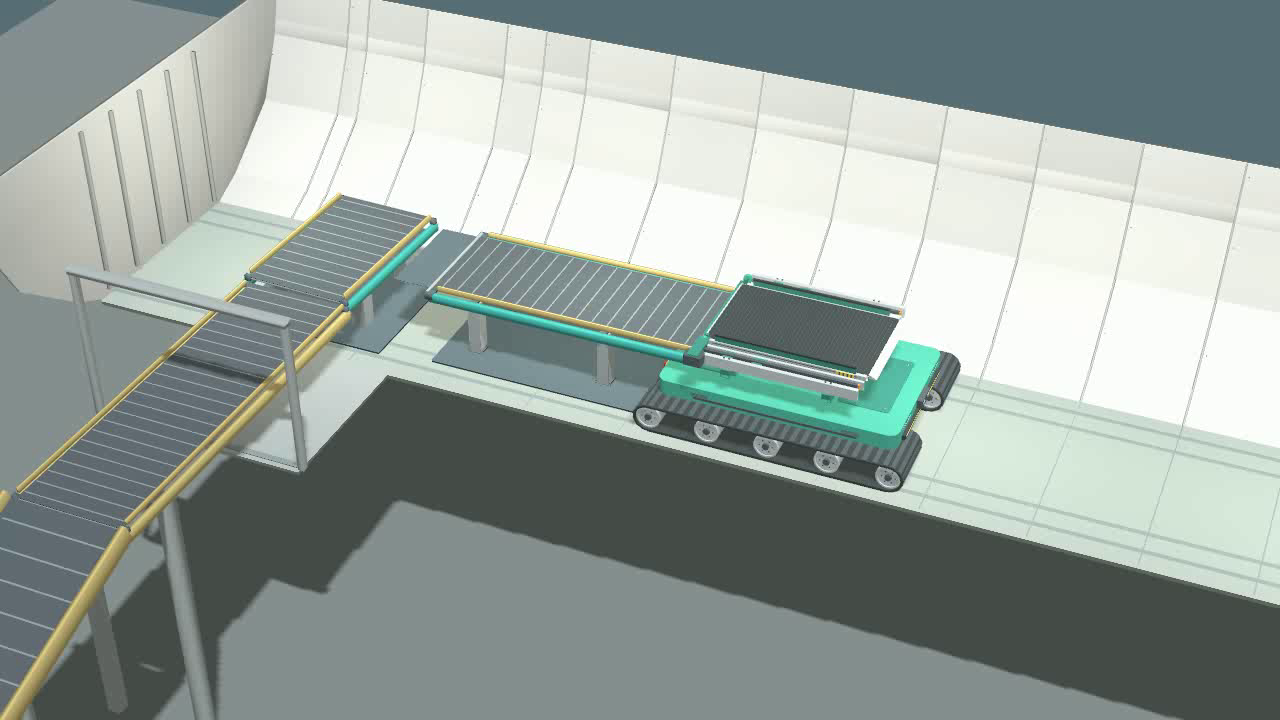
#> input picture frame 0 of archives/storyboard-media/seg02_opt_a/camera_wide_iso.mp4, 1280 x 720 px
$ python render_segment_02_organized.py
#> lines starting #> are read from the running program, lines starting #| are printed output that depends on the picture
#!/usr/bin/env python3
"""Render storyboard Segment 2 (Controlled 1-by-1 Baggage Organizing & Stacking).
Option A: 2-Column x 3-Tier Cargo Hold Matrix.

Composites the master wide isometric viewpoint (matching BellyBot CAD review)
with optional Picture-in-Picture (PiP) inspection inset, delivering a pristine
30.0-second video with live sensor telemetry:
- Live running stopwatch (00:00.0 -> 00:30.0)
- Live active action indicator tracking each bag & stow cell
- Real-time kinematic telemetry (Mast Lift, Yaw Angle, Reach Extension, Pitch Angle, Conveyor & Tray Belts)
- Dynamic baggage counter (0/6 -> 6/6 [COMPLETE])
- Validated throughput badge (12.0 BAGS/MIN [TARGET >= 12: PASS])
- Professional top and bottom telemetry letterbox bands
"""

import argparse
import json
import math
import sys
from pathlib import Path
import cv2
import numpy as np

def draw_hud(frame, t_sec, total_sec, telem=None, view_label="WIDE ISOMETRIC OVERVIEW", width=1280, height=720):
    canvas = frame.copy()
    if canvas.shape[1] != width or canvas.shape[0] != height:
        canvas = cv2.resize(canvas, (width, height))

    # 1. Top telemetry band (Semi-transparent dark slate)
    overlay = canvas[:58].copy()
    cv2.rectangle(overlay, (0, 0), (width, 58), (12, 14, 18), -1)
    canvas[:58] = cv2.addWeighted(overlay, 0.85, canvas[:58], 0.15, 0)
    cv2.line(canvas, (0, 58), (width, 58), (40, 180, 240), 2)

    # 2. Bottom telemetry band (Semi-transparent dark slate, height 96px)
    b_top = height - 96
    overlay = canvas[b_top:].copy()
    cv2.rectangle(overlay, (0, 0), (width, 96), (12, 14, 18), -1)
    canvas[b_top:] = cv2.addWeighted(overlay, 0.85, canvas[b_top:], 0.15, 0)
    cv2.line(canvas, (0, b_top), (width, b_top), (40, 180, 240), 2)

    # Top Title
    cv2.putText(canvas, "BELLYBOT DOCKSTACK C v3 | OPTION A: 2-COL x 3-TIER STACKING", (24, 38),
                cv2.FONT_HERSHEY_SIMPLEX, 0.65, (255, 255, 255), 2, cv2.LINE_AA)

    # Camera View Badge
    cv2.putText(canvas, f"TELEMETRY: ONLINE  |  VIEW: {view_label}", (width - 550, 38),
                cv2.FONT_HERSHEY_SIMPLEX, 0.52, (100, 220, 255), 2, cv2.LINE_AA)

    # Live Stopwatch
    mins = int(t_sec) // 60
    secs = int(t_sec) % 60
    fraction = int((t_sec - int(t_sec)) * 10)
    time_str = f"TIME: {mins:02d}:{secs:02d}.{fraction:01d}"

    # Extract or synthesize telemetry data
    if telem is not None:
        bag_idx = telem.get("bag_idx", 1)
        bag_label = telem.get("bag_label", "Bag")
        bag_desc = telem.get("bag_desc", "")
        phase = telem.get("phase", "NOMINAL")
        lift_mm = telem.get("lift_mm", 0.0)
        yaw_deg = telem.get("yaw_deg", 0.0)
        reach_m = telem.get("reach_m", 0.0)
        pitch_deg = telem.get("pitch_deg", 0.0)
        conveyor_mps = telem.get("conveyor_mps", 0.85)
        tray_mps = telem.get("tray_belt_mps", 0.0)
        stowed_count = telem.get("stowed_count", 0)
        rate_bpm = telem.get("rate_bpm", 12.0)
    else:
        bag_idx = min(6, int(t_sec // 4.5) + 1)
        stowed_count = min(6, int(t_sec // 4.5))
        bag_label = f"Bag #{bag_idx}"
        bag_desc = "Option A Stowing"
        phase = "NOMINAL FLOW"
        lift_mm, yaw_deg, reach_m, pitch_deg = 0.0, 0.0, 0.0, 0.0
        conveyor_mps, tray_mps = 0.85, 0.85
        rate_bpm = 12.0

    # Format Bottom Lines
    if t_sec < 27.5:
        line1_str = f"[{bag_label}] {bag_desc}  |  PHASE: {phase}"
        rate_color = (120, 240, 140) if t_sec > 4.5 else (200, 200, 200)
    else:
        line1_str = "COMPLETE 2-COL x 3-TIER MATRIX STOWED (6 BAGS) | ZERO HUMAN IN-HOLD PRESENCE"
        rate_color = (80, 255, 120)

    # Line 2: Real-time Kinematic Telemetry
    line2_str = (f"MAST: {lift_mm:+.0f} mm  |  YAW: {yaw_deg:+.1f} deg  |  "
                 f"REACH: {reach_m:.2f} m  |  PITCH: {pitch_deg:.1f} deg  |  "
                 f"CONVEYOR: {conveyor_mps:.2f} m/s  |  TRAY: {tray_mps:.2f} m/s")

    # Line 3: Cycle Stopwatch & Throughput
    count_str = f"BAGS ORGANIZED: {stowed_count} / 6"
    if t_sec >= 27.5:
        count_str += " [COMPLETE]"
    rate_str = f"THROUGHPUT: {rate_bpm:.1f} BAGS/MIN [TARGET >= 12: PASS]"

    # Draw Text
    cv2.putText(canvas, line1_str, (24, height - 68),
                cv2.FONT_HERSHEY_SIMPLEX, 0.54, (240, 240, 240), 2, cv2.LINE_AA)

    cv2.putText(canvas, line2_str, (24, height - 40),
                cv2.FONT_HERSHEY_SIMPLEX, 0.48, (100, 220, 255), 1, cv2.LINE_AA)

    cv2.putText(canvas, time_str, (24, height - 14),
                cv2.FONT_HERSHEY_SIMPLEX, 0.58, (255, 210, 40), 2, cv2.LINE_AA)

    cv2.putText(canvas, count_str, (250, height - 14),
                cv2.FONT_HERSHEY_SIMPLEX, 0.58, (255, 255, 255), 2, cv2.LINE_AA)

    cv2.putText(canvas, rate_str, (600, height - 14),
                cv2.FONT_HERSHEY_SIMPLEX, 0.58, rate_color, 2, cv2.LINE_AA)

    return canvas


def main():
    ap = argparse.ArgumentParser()
    ap.add_argument("--indir", default="videos/_work/seg02_organized")
    ap.add_argument("--out", default="videos/segment_02_continuous_infeed_transfer.mp4")
    ap.add_argument("--duration", type=float, default=30.0)
    ap.add_argument("--fps", type=float, default=30.0)
    ap.add_argument("--width", type=int, default=1280)
    ap.add_argument("--height", type=int, default=720)
    ap.add_argument("--pip", action="store_true", default=False, help="Include close-up PiP inset")
    args = ap.parse_args()

    indir = Path(args.indir)
    out_path = Path(args.out)
    out_path.parent.mkdir(parents=True, exist_ok=True)

    master_clip = indir / "camera_wide_iso.mp4"
    if not master_clip.exists():
        print(f"ERROR: Missing master wide clip {master_clip}", file=sys.stderr)
        return 1

    pip_clip = indir / "camera_macro_stack.mp4" if args.pip else None

    # Load telemetry log if available
    telemetry_samples = []
    telem_file = indir / "telemetry.json"
    if telem_file.exists():
        with open(telem_file, "r") as f:
            telemetry_samples = json.load(f)
        print(f"-> Loaded {len(telemetry_samples)} live telemetry samples from {telem_file}", flush=True)

    cap_master = cv2.VideoCapture(str(master_clip))
    master_frames = int(cap_master.get(cv2.CAP_PROP_FRAME_COUNT))

    cap_pip = None
    pip_frames = 0
    if pip_clip and pip_clip.exists():
        cap_pip = cv2.VideoCapture(str(pip_clip))
        pip_frames = int(cap_pip.get(cv2.CAP_PROP_FRAME_COUNT))

    total_frames = int(args.duration * args.fps)
    fourcc = cv2.VideoWriter_fourcc(*"mp4v")
    writer = cv2.VideoWriter(str(out_path), fourcc, args.fps, (args.width, args.height))

    print(f"Rendering 30.0-second wide isometric video to {out_path} ({total_frames} frames)...", flush=True)

    pip_w, pip_h = 320, 180
    pip_x = args.width - pip_w - 24
    pip_y = 68

    for f in range(total_frames):
        t_sec = f / args.fps

        # Read master frame
        src_idx = int((f / max(1, total_frames - 1)) * max(1, master_frames - 1))
        cap_master.set(cv2.CAP_PROP_POS_FRAMES, min(src_idx, master_frames - 1))
        ret, frame = cap_master.read()
        if not ret or frame is None:
            frame = np.full((args.height, args.width, 3), (20, 22, 26), dtype=np.uint8)

        # Find closest telemetry record
        telem = None
        if telemetry_samples:
            t_idx = min(len(telemetry_samples) - 1, max(0, int((f / total_frames) * len(telemetry_samples))))
            telem = telemetry_samples[t_idx]

        # Overlay PiP if requested
        if cap_pip and pip_frames > 0:
            pip_idx = int((f / max(1, total_frames - 1)) * max(1, pip_frames - 1))
            cap_pip.set(cv2.CAP_PROP_POS_FRAMES, min(pip_idx, pip_frames - 1))
            ret_p, f_pip = cap_pip.read()
            if ret_p and f_pip is not None:
                f_pip_resized = cv2.resize(f_pip, (pip_w, pip_h))
                cv2.rectangle(frame, (pip_x - 2, pip_y - 2), (pip_x + pip_w + 2, pip_y + pip_h + 2), (40, 180, 240), 2)
                frame[pip_y:pip_y + pip_h, pip_x:pip_x + pip_w] = f_pip_resized
                cv2.rectangle(frame, (pip_x, pip_y), (pip_x + 130, pip_y + 20), (12, 14, 18), -1)
                cv2.putText(frame, "STACK INSPECTION", (pip_x + 8, pip_y + 14),
                            cv2.FONT_HERSHEY_SIMPLEX, 0.40, (100, 220, 255), 1, cv2.LINE_AA)

        rendered = draw_hud(frame, t_sec, args.duration, telem=telem, view_label="WIDE ISOMETRIC OVERVIEW", width=args.width, height=args.height)
        writer.write(rendered)
#> this loop made 31 passes
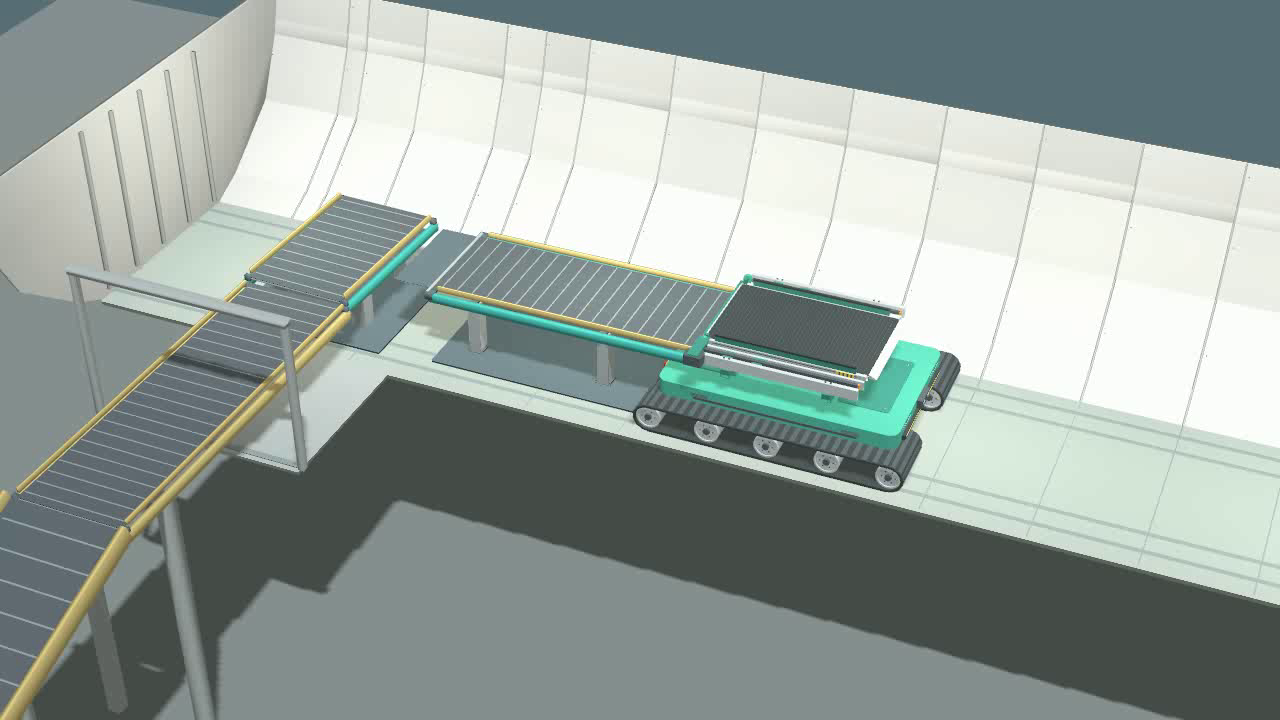
#> input picture frame 0 of archives/storyboard-media/seg02_opt_a/camera_wide_iso.mp4, 1280 x 720 px
#> pass 1, in draw_hud, `overlay = canvas[:58].copy()`:
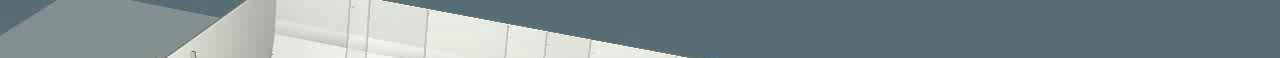
#> overlay: shape (58, 1280, 3); mean B, G, R 144.2, 141.9, 125.9
#> pass 1, in draw_hud, `overlay = canvas[b_top:].copy()`:
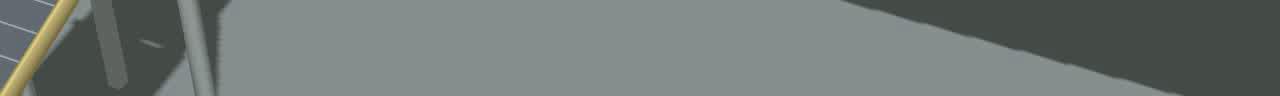
#> overlay: shape (96, 1280, 3); mean B, G, R 117.6, 120.6, 111.5
#> pass 1, in main, `rendered = draw_hud(frame, t_sec, args.duration, telem=telem, view_lab..`:
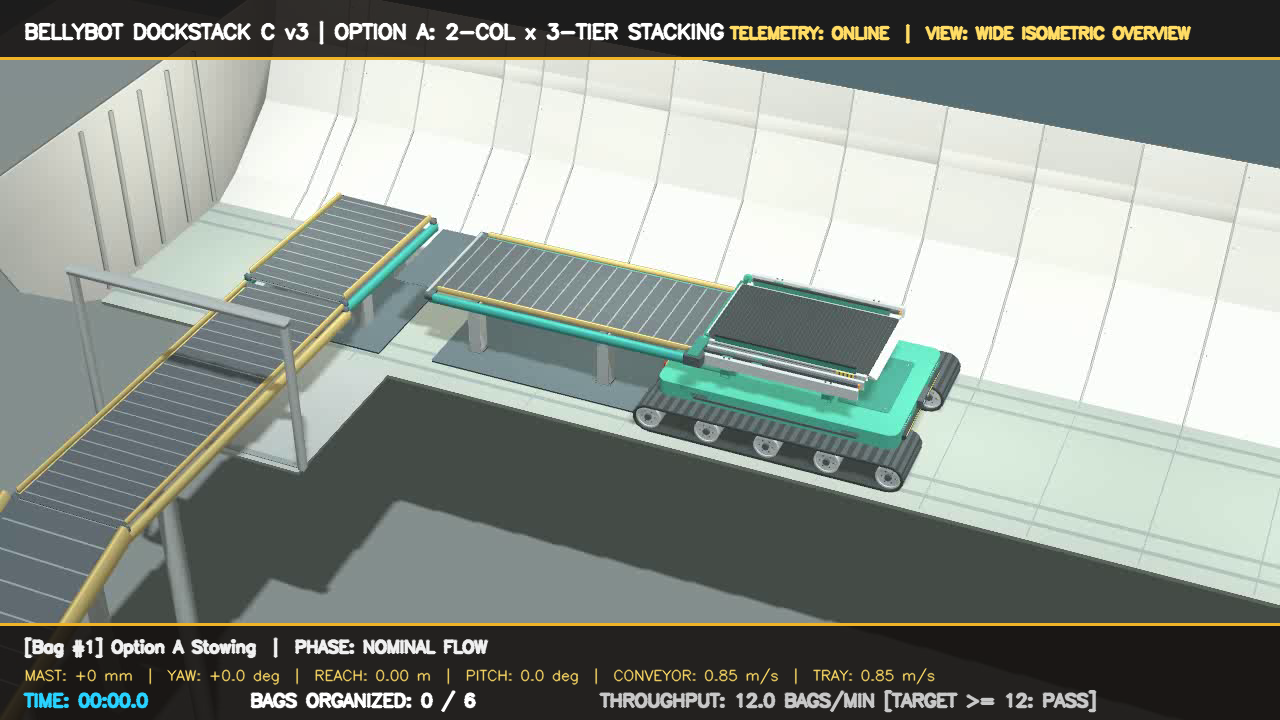
#> rendered: shape (720, 1280, 3); mean B, G, R 140.1, 147.1, 139.9
#> after the loop:
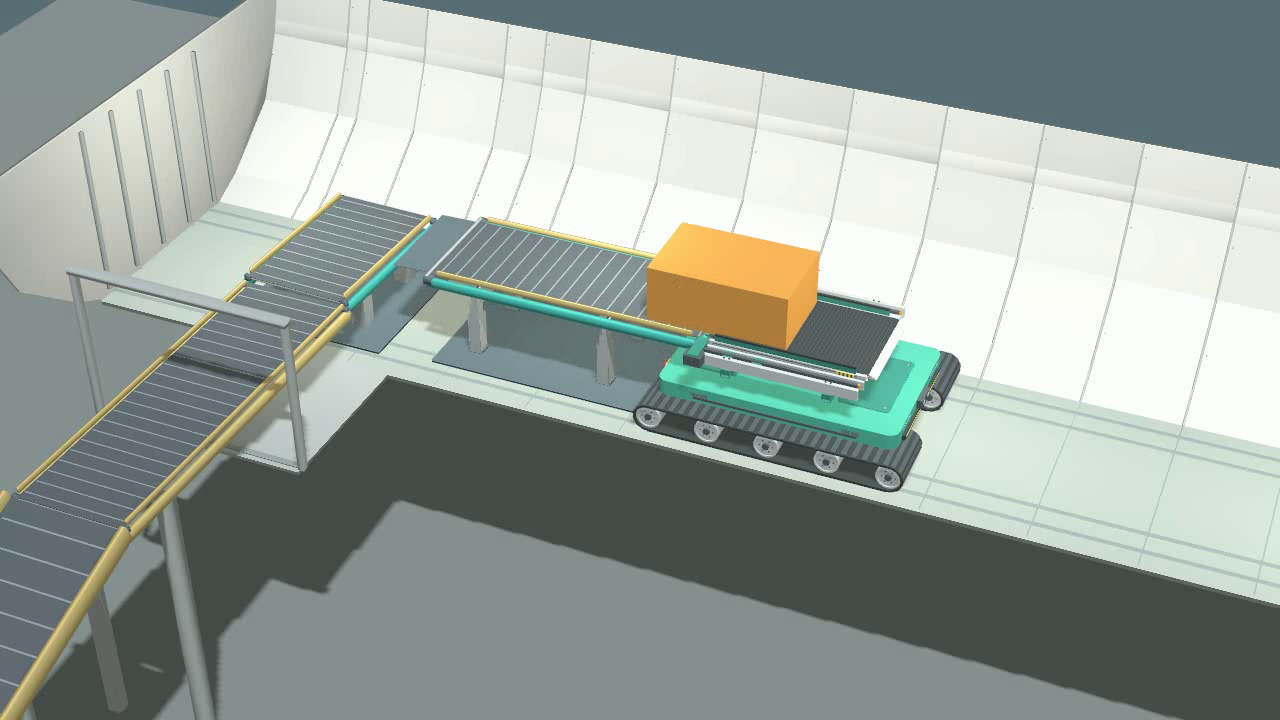
#> frame: shape (720, 1280, 3); mean B, G, R 155.4, 161.7, 152.3
#> after the loop:
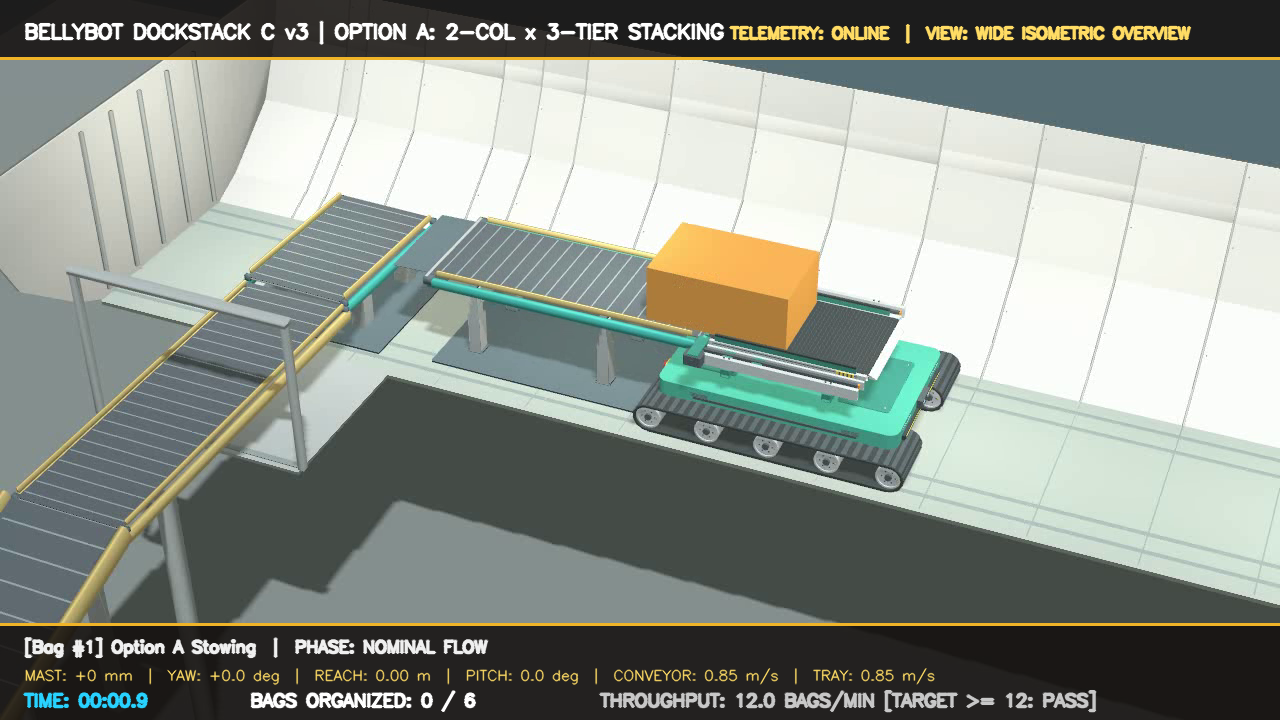
#> rendered: shape (720, 1280, 3); mean B, G, R 138.1, 146.3, 140.4

    cap_master.release()
    if cap_pip:
        cap_pip.release()
    writer.release()

    print(f"===================================================================", flush=True)
    print(f"  [SUCCESS] Successfully rendered wide overview video: {out_path}", flush=True)
    print(f"===================================================================", flush=True)
    return 0

if __name__ == "__main__":
    sys.exit(main())
